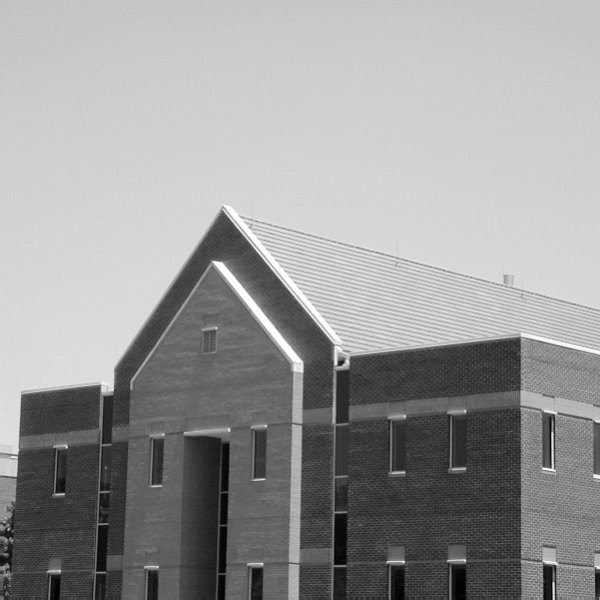
#> input picture img/test7.tif, 600 x 600 px
$ python 4_2.py   (older library calls are emulated)
#> lines starting #> are read from the running program, lines starting #| are printed output that depends on the picture; after the words box and inside, x2 and y2 are one past the last pixel; in counts of white or black regions, pixels touching at a corner belong together
# -*- coding: utf-8 -*-
# author:           inspurer(月小水长)
# pc_type           lenovo
# create_time:      2019/11/10 21:05
# file_name:        4_2.py

import numpy as np

import cv2
import matplotlib.pyplot as plt
import seaborn as sns
# 设置中文字体和负号正常显示
plt.rcParams['font.sans-serif'] = ['SimHei']  # 指定默认字体
plt.rcParams['axes.unicode_minus'] = False  # 解决保存图像是负号'-'显示为方块的问题
sns.set_context("paper") # 背景
sns.set_style('whitegrid') # 主题
sns.set(font='SimHei')  # 解决Seaborn中文显示问题，这一句必须放在前两后面


img = cv2.imread("img/test7.tif",flags=0)
#> img is the input picture: shape (600, 600); min 0, max 255, mean 152.9

def my_sobel(img):
    # Sobel算子
    x = cv2.Sobel(img, cv2.CV_16S, 1, 0)  # 对x求一阶导
    y = cv2.Sobel(img, cv2.CV_16S, 0, 1)  # 对y求一阶导
    absX = cv2.convertScaleAbs(x)
    absY = cv2.convertScaleAbs(y)
    Sobel = cv2.addWeighted(absX, 0.5, absY, 0.5, 0)
    return Sobel

def my_adaptivethreshold(img):
    result_img = cv2.adaptiveThreshold(img,255,cv2.ADAPTIVE_THRESH_MEAN_C,cv2.THRESH_BINARY,11,2)
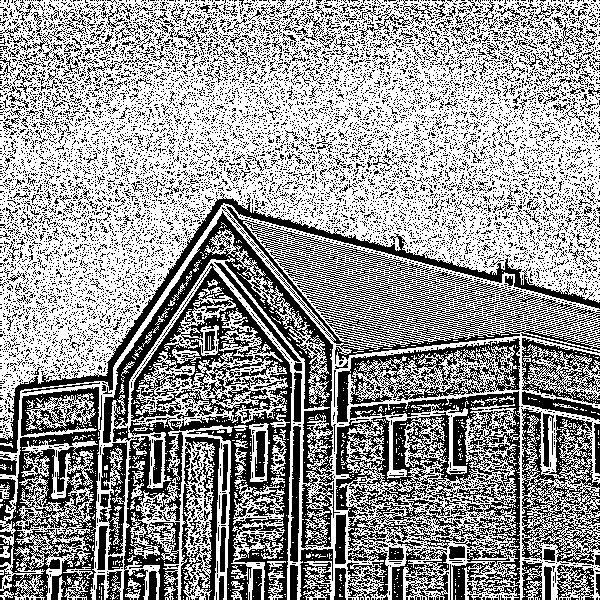
#> result_img: shape (600, 600); 59.7% white; 11476 black regions (11102 under 20 px), largest, box (x1, y1, x2, y2) and area: (113, 263, 292, 600) 18970, (336, 391, 520, 600) 16661, (0, 387, 102, 600) 10320
    return result_img

plt.subplot(2,3,1)
plt.imshow(img,cmap='gray')
plt.title("原图")
plt.subplot(2,3,2)
ms = my_sobel(img)
plt.imshow(ms,cmap='gray')
plt.title("Sobel算子(未均值平滑)")
plt.subplot(2,3,3)
plt.imshow(my_adaptivethreshold(ms),cmap='gray')
plt.title("自适应阈值处理(未均值平滑)")

def fspeical_average(image,kernel):
    a = len(kernel)
#> a = 5
    kernel = kernel/(a**2)
#> kernel = [[0.04, 0.04, 0.04, 0.04, 0.04], [0.04, 0.04, 0.04, 0.04, 0.04], [0.04, 0.04, 0.04, 0.04, 0.04], [0.04, 0.04, 0.04, 0.04, 0.04], [0.04, 0.04, 0.04, 0.04, 0.04]]
    step = a//2
#> step = 2
    h,w = image.shape[0],image.shape[1]
#> h = 600; w = 600
    nh,nw = h+2*step,w+2*step
#> nh = 604; nw = 604
    lbimg = np.zeros((nh,nw), np.float32)
    tmpimg = np.zeros((nh,nw))
    newimg = np.array(image)
    tmpimg[step:nh - step, step:nw - step] = newimg[0:h, 0:w]
    for y in range(step, nh - step):
        for x in range(step, nw - step):
            lbimg[y, x] = np.sum(kernel * tmpimg[y - step:y + step + 1, x - step:x + step + 1])
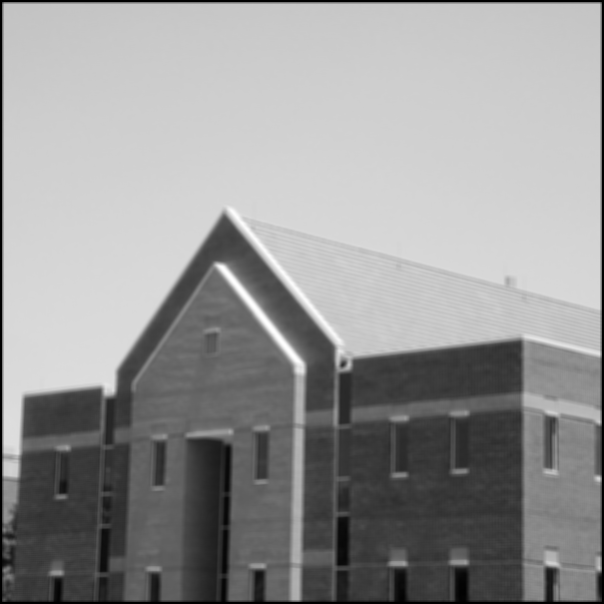
#> lbimg: shape (604, 604) float32; min 0, max 254.7, mean 150.3
    resultimg = np.array(lbimg[step:nh - step, step:nw - step], np.uint8)
    return resultimg

plt.subplot(2,3,4)
plt.imshow(img,cmap='gray')
plt.title("原图")
plt.subplot(2,3,5)
img = fspeical_average(img,kernel=np.array([[1,1,1,1,1],[1,1,1,1,1],[1,1,1,1,1],[1,1,1,1,1],[1,1,1,1,1]]))
ms = my_sobel(img)
#> in my_sobel (call 2), `x = cv2.Sobel(img, cv2.CV_16S, 1, 0)`:
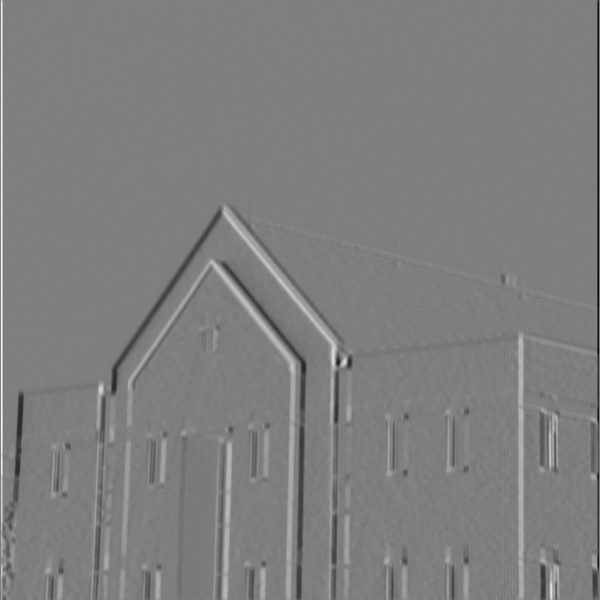
#> x: shape (600, 600) int16; min -352, max 356, mean -0.1; drawn with min black and max white
#> in my_sobel (call 2), `y = cv2.Sobel(img, cv2.CV_16S, 0, 1)`:
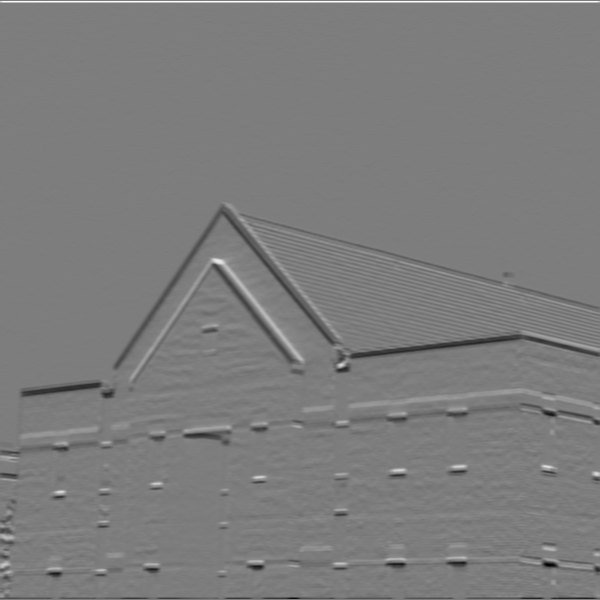
#> y: shape (600, 600) int16; min -312, max 323, mean -1.2; drawn with min black and max white
#> in my_sobel (call 2), `absX = cv2.convertScaleAbs(x)`:
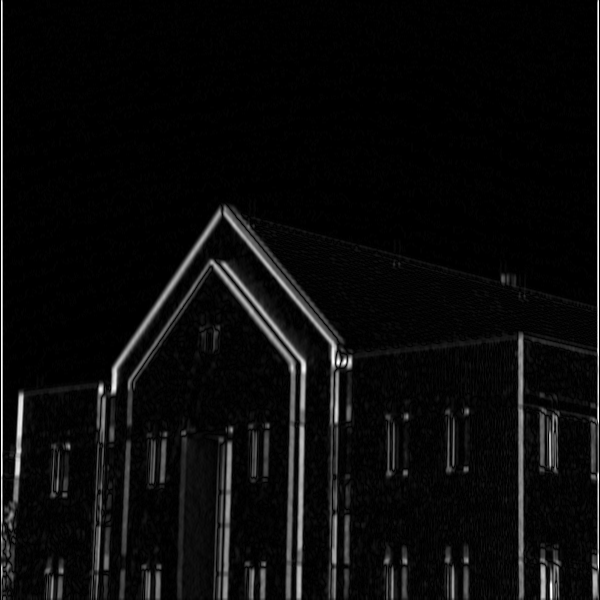
#> absX: shape (600, 600); min 0, max 255, mean 11.3
#> in my_sobel (call 2), `Sobel = cv2.addWeighted(absX, 0.5, absY, 0.5, 0)`:
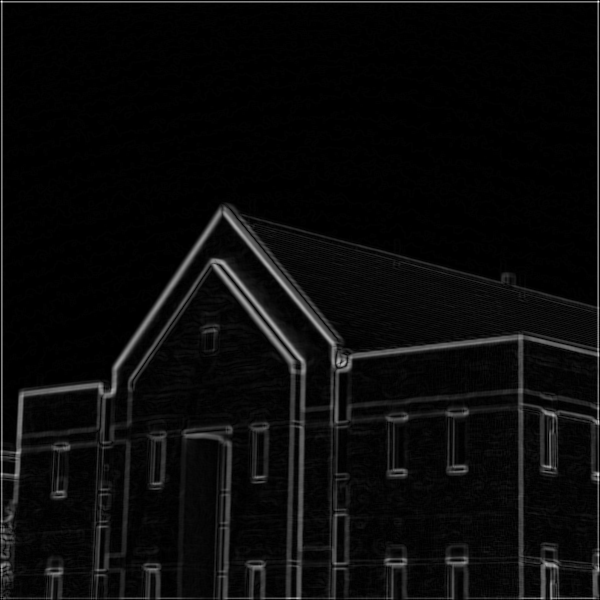
#> Sobel: shape (600, 600); min 0, max 252, mean 10.7
plt.imshow(ms,cmap='gray')
plt.title("Sobel算子(均值平滑)")
plt.subplot(2,3,6)
plt.imshow(my_adaptivethreshold(ms),cmap='gray')
#> in my_adaptivethreshold (call 2), `result_img = cv2.adaptiveThreshold(img,255,cv2.ADAPTIVE_THRESH_MEAN_C,..`:
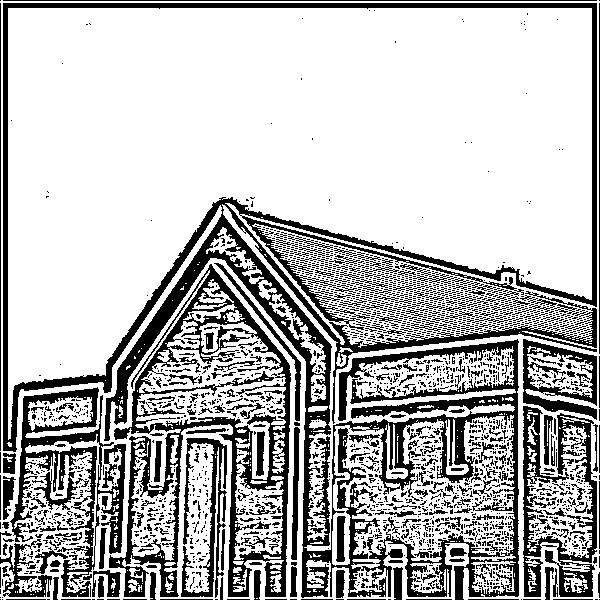
#> result_img: shape (600, 600); 72.5% white; 2444 black regions (2133 under 20 px), largest, box (x1, y1, x2, y2) and area: (3, 3, 597, 600) 40295, (109, 264, 291, 597) 13364, (10, 387, 126, 597) 6350
plt.title("自适应阈值处理(均值平滑)")

plt.show()

$ run again, with img/test8.tif copied over img/test7.tif
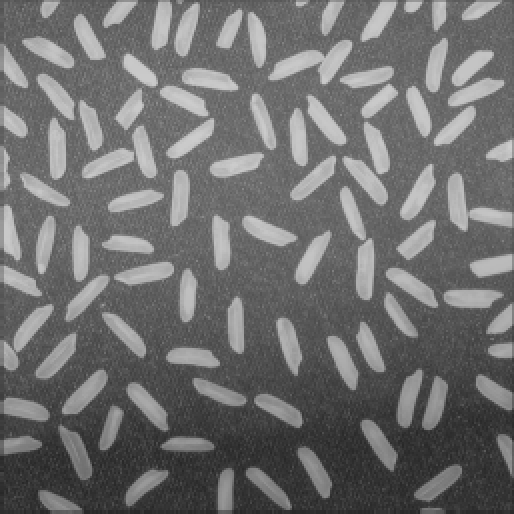
#> input picture img/test8.tif, 514 x 514 px
#> img is the input picture: shape (514, 514); min 40, max 205, mean 111
#> in my_adaptivethreshold, `result_img = cv2.adaptiveThreshold(img,255,cv2.ADAPTIVE_THRESH_MEAN_C,..`:
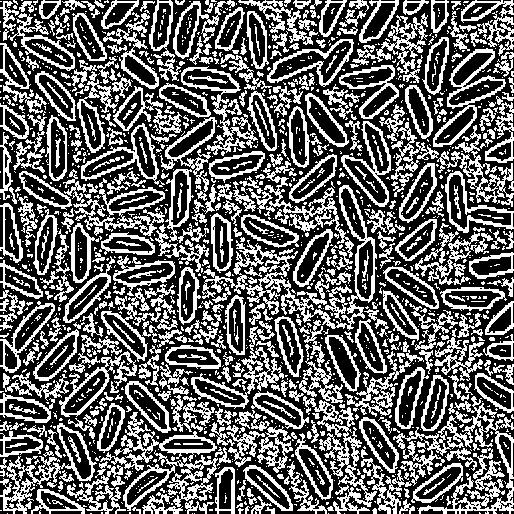
#> result_img: shape (514, 514); 39.4% white in thin lines or dots
#> a = 5
#> kernel = [[0.04, 0.04, 0.04, 0.04, 0.04], [0.04, 0.04, 0.04, 0.04, 0.04], [0.04, 0.04, 0.04, 0.04, 0.04], [0.04, 0.04, 0.04, 0.04, 0.04], [0.04, 0.04, 0.04, 0.04, 0.04]]
#> step = 2
#> nh = 518
#> in my_adaptivethreshold (call 2), `result_img = cv2.adaptiveThreshold(img,255,cv2.ADAPTIVE_THRESH_MEAN_C,..`:
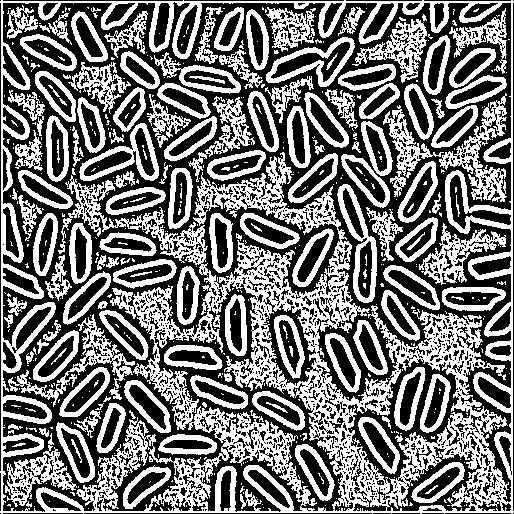
#> result_img: shape (514, 514); 46.3% white; 595 white regions (438 under 20 px), largest, box (x1, y1, x2, y2) and area: (0, 0, 514, 514) 52179, (439, 93, 507, 202) 2045, (8, 314, 135, 407) 1739

$ run again, with img/test1.jpg saved as img/test7.tif
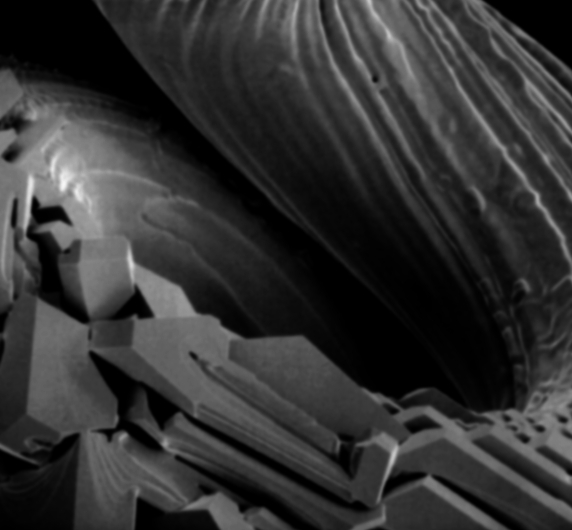
#> input picture img/test1.jpg, 572 x 530 px
#> img is the input picture: shape (530, 572); min 0, max 246, mean 50.3
#> in my_adaptivethreshold, `result_img = cv2.adaptiveThreshold(img,255,cv2.ADAPTIVE_THRESH_MEAN_C,..`:
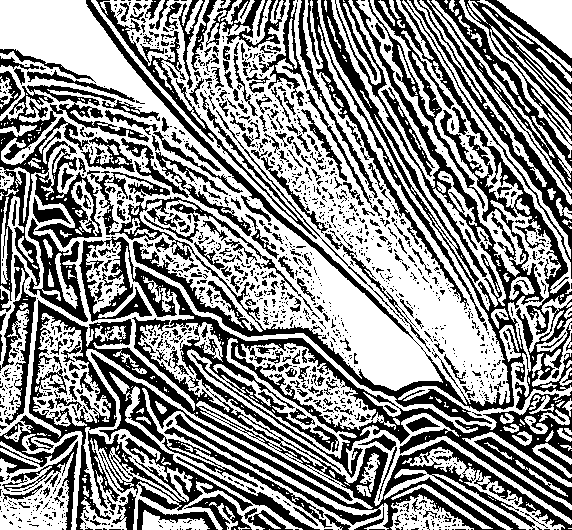
#> result_img: shape (530, 572); 55.9% white; 1486 black regions (1169 under 20 px), largest, box (x1, y1, x2, y2) and area: (0, 236, 572, 530) 40296, (86, 0, 572, 424) 25826, (0, 85, 149, 322) 9642
#> a = 5
#> kernel = [[0.04, 0.04, 0.04, 0.04, 0.04], [0.04, 0.04, 0.04, 0.04, 0.04], [0.04, 0.04, 0.04, 0.04, 0.04], [0.04, 0.04, 0.04, 0.04, 0.04], [0.04, 0.04, 0.04, 0.04, 0.04]]
#> step = 2
#> nh = 534; nw = 576
#> in my_adaptivethreshold (call 2), `result_img = cv2.adaptiveThreshold(img,255,cv2.ADAPTIVE_THRESH_MEAN_C,..`:
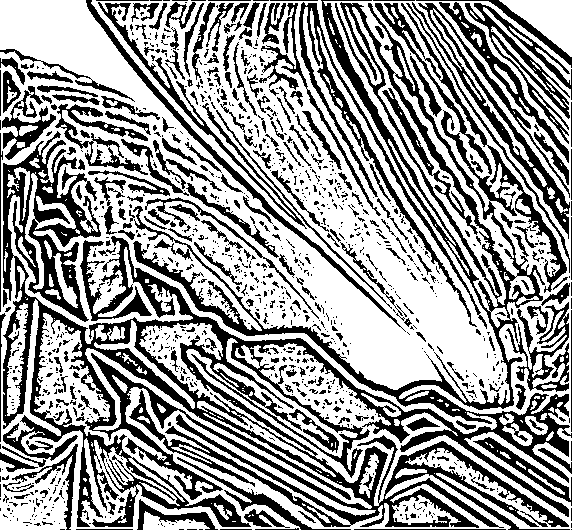
#> result_img: shape (530, 572); 60.4% white; 1072 black regions (821 under 20 px), largest, box (x1, y1, x2, y2) and area: (3, 0, 572, 530) 60859, (299, 2, 487, 329) 4140, (412, 2, 570, 239) 3867

$ run again, with img/test2.jpg saved as img/test7.tif
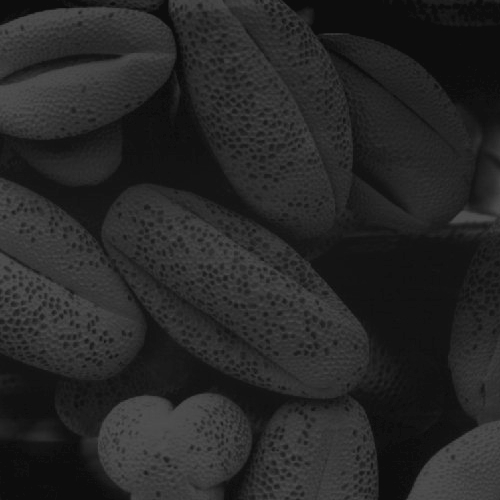
#> input picture img/test2.jpg, 500 x 500 px
#> img is the input picture: shape (500, 500); min 12, max 83, mean 38.7
#> result_img: shape (500, 500); 55.2% white; black in thin lines or dots
#> a = 5
#> kernel = [[0.04, 0.04, 0.04, 0.04, 0.04], [0.04, 0.04, 0.04, 0.04, 0.04], [0.04, 0.04, 0.04, 0.04, 0.04], [0.04, 0.04, 0.04, 0.04, 0.04], [0.04, 0.04, 0.04, 0.04, 0.04]]
#> step = 2
#> nh = 504
#> in my_adaptivethreshold (call 2), `result_img = cv2.adaptiveThreshold(img,255,cv2.ADAPTIVE_THRESH_MEAN_C,..`:
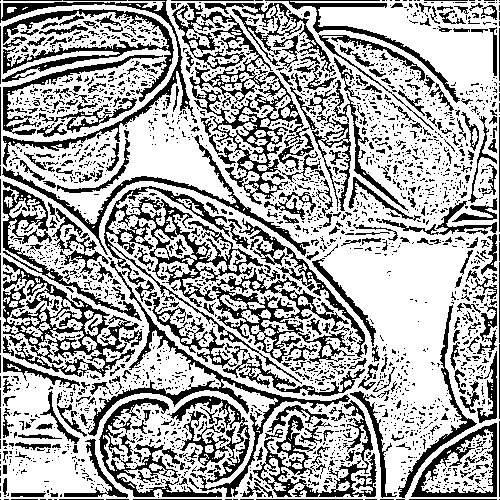
#> result_img: shape (500, 500); 66.1% white; 2642 black regions (2272 under 20 px), largest, box (x1, y1, x2, y2) and area: (172, 3, 309, 205) 5229, (104, 186, 302, 384) 4911, (3, 257, 139, 377) 4159
